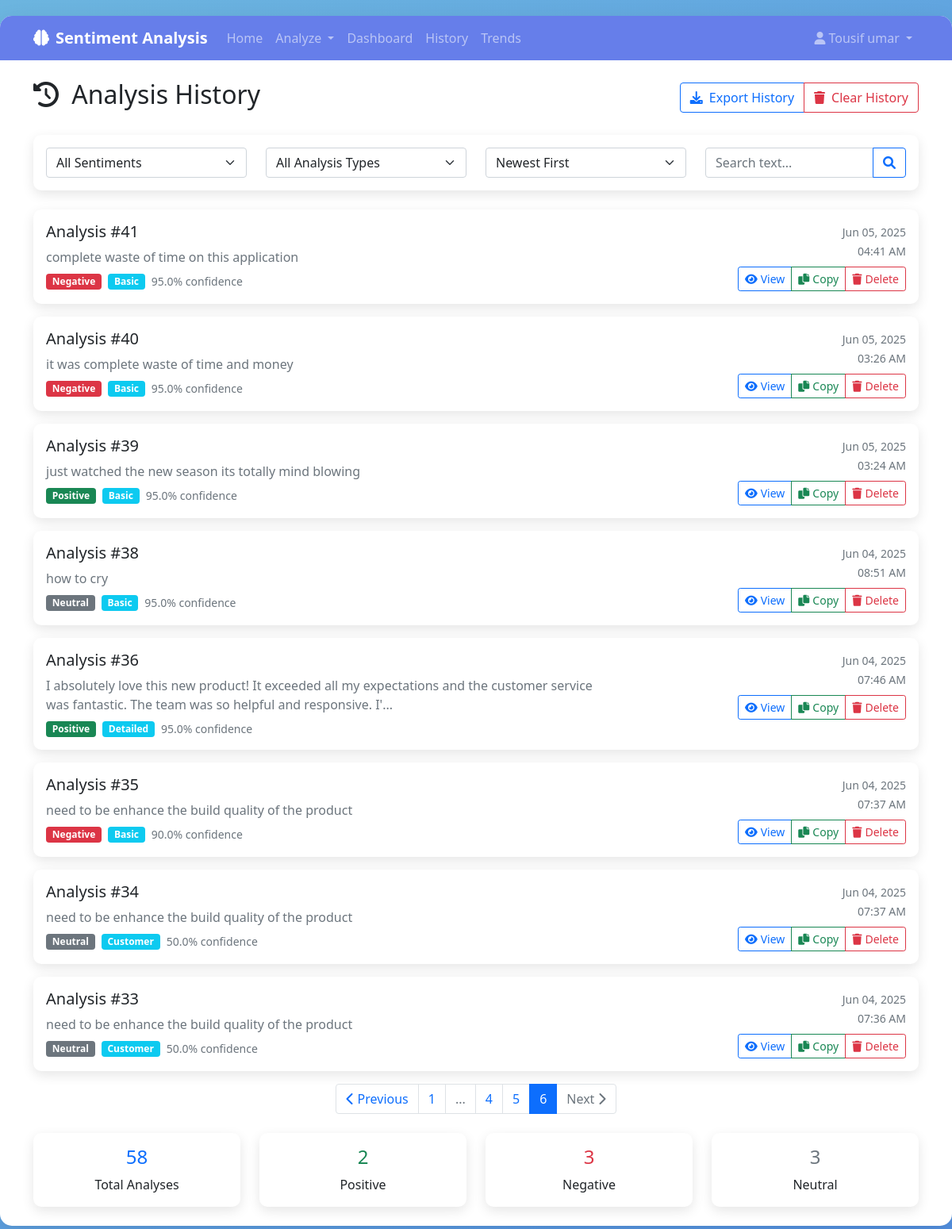
/history?page=6 (signed in), run on the app's committed database.
### app.py (models this page shows)
class SentimentAnalysis(db.Model):
    id = db.Column(db.Integer, primary_key=True)
    user_id = db.Column(db.Integer, db.ForeignKey('user.id'), nullable=True)
    text_content = db.Column(db.Text, nullable=False)
    analysis_type = db.Column(db.String(50), nullable=False)  # basic, detailed, psychological, social
    sentiment = db.Column(db.String(20), nullable=False)  # positive, negative, neutral
    confidence_score = db.Column(db.Float, nullable=False)
    emotions = db.Column(db.Text, nullable=True)  # JSON string of emotions
    psychological_insights = db.Column(db.Text, nullable=True)
    keywords = db.Column(db.Text, nullable=True)  # JSON string of keywords
    category = db.Column(db.String(50), nullable=True)
    created_at = db.Column(db.DateTime, default=datetime.utcnow)

### app.py (the view)
@app.route('/history')
def analysis_history():
    if 'user_id' not in session:
        return redirect(url_for('login'))
    page = request.args.get('page', 1, type=int)
    analyses = SentimentAnalysis.query.filter_by(user_id=session['user_id']).order_by(SentimentAnalysis.created_at.desc()).paginate(
        page=page, per_page=10, error_out=False)
    return render_template('history.html', analyses=analyses)

### templates/history.html (shortened to what this page needs)
{% extends "base.html" %}
{% block content %}
<div class="row">
    <div class="col-12">
        <div class="d-flex justify-content-between align-items-center mb-4">
            <h2>
                <i class="fas fa-history me-2"></i>
                Analysis History
            </h2>
            <div class="btn-group">
                <button class="btn btn-outline-primary" onclick="exportHistory()">
                    <i class="fas fa-download me-2"></i>Export History
                </button>
                <button class="btn btn-outline-danger" onclick="clearHistory()">
                    <i class="fas fa-trash me-2"></i>Clear History
                </button>
            </div>
        </div>
    </div>
</div>
<div class="card mb-4">
    <div class="card-body">
        <div class="row align-items-center">
            <div class="col-md-3">
                <select class="form-select" id="filterSentiment" onchange="applyFilters()">
                    <option value="all">All Sentiments</option>
                </select>
            </div>
            <div class="col-md-3">
                <select class="form-select" id="filterType" onchange="applyFilters()">
                    <option value="all">All Analysis Types</option>
                </select>
            </div>
            <div class="col-md-3">
                <select class="form-select" id="sortBy" onchange="applyFilters()">
                    <option value="newest">Newest First</option>
                </select>
            </div>
            <div class="col-md-3">
                <div class="input-group">
                    <input type="text" class="form-control" id="searchText" placeholder="Search text...">
                    <button class="btn btn-outline-primary" type="button" onclick="applyFilters()">
                        <i class="fas fa-search"></i>
                    </button>
                </div>
            </div>
        </div>
    </div>
</div>
{% if analyses.items %}
<div id="analysisContainer">
    {% for analysis in analyses.items %}
    <div class="card mb-3 analysis-item"
         data-sentiment="{{ analysis.sentiment }}"
         data-type="{{ analysis.analysis_type }}"
         data-date="{{ analysis.created_at.isoformat() }}"
         data-confidence="{{ analysis.confidence_score }}">
        <div class="card-body">
            <div class="row">
                <div class="col-md-8">
                    <h5 class="card-title mb-2">Analysis #{{ analysis.id }}</h5>
                    <p class="card-text text-muted mb-2">
                        {{ analysis.text_content[:150] }}{% if analysis.text_content|length > 150 %}...{% endif %}
                    </p>
                    <div class="d-flex align-items-center">
                        <span class="badge bg-{{ 'success' if analysis.sentiment == 'positive' else 'danger' if analysis.sentiment == 'negative' else 'secondary' }} me-2">
                            {{ analysis.sentiment|title }}
                        </span>
                        <span class="badge bg-info me-2">{{ analysis.analysis_type|title }}</span>
                        <small class="text-muted">{{ (analysis.confidence_score * 100)|round }}% confidence</small>
                    </div>
                </div>
                <div class="col-md-4 text-end">
                    <div class="mb-2">
                        <small class="text-muted">
                            {{ analysis.created_at.strftime('%b %d, %Y') }}<br>
                            {{ analysis.created_at.strftime('%I:%M %p') }}
                        </small>
                    </div>
                    <div class="btn-group" role="group">
                        <a href="{{ url_for('view_analysis', analysis_id=analysis.id) }}" class="btn btn-outline-primary btn-sm">
                            <i class="fas fa-eye me-1"></i>View
                        </a>
                        <button class="btn btn-outline-success btn-sm" onclick="copyAnalysis({{ analysis.id }})">
                            <i class="fas fa-copy me-1"></i>Copy
                        </button>
                        <button class="btn btn-outline-danger btn-sm" onclick="deleteAnalysis({{ analysis.id }})">
                            <i class="fas fa-trash me-1"></i>Delete
                        </button>
                    </div>
                </div>
            </div>
        </div>
    </div>
    {% endfor %}
</div>
<nav aria-label="Analysis history pagination">
    <ul class="pagination justify-content-center">
        {% if analyses.has_prev %}
        <li class="page-item">
            <a class="page-link" href="{{ url_for('analysis_history', page=analyses.prev_num) }}">
                <i class="fas fa-chevron-left"></i> Previous
            </a>
        </li>
        {% else %}
        <li class="page-item disabled">
            <span class="page-link"><i class="fas fa-chevron-left"></i> Previous</span>
        </li>
        {% endif %}
        {% for page_num in analyses.iter_pages(left_edge=1, right_edge=1, left_current=2, right_current=2) %}
            {% if page_num %}
                {% if page_num == analyses.page %}
                <li class="page-item active">
                    <span class="page-link">{{ page_num }}</span>
                </li>
                {% else %}
                <li class="page-item">
                    <a class="page-link" href="{{ url_for('analysis_history', page=page_num) }}">{{ page_num }}</a>
                </li>
                {% endif %}
            {% else %}
                <li class="page-item disabled">
                    <span class="page-link">...</span>
                </li>
            {% endif %}
        {% endfor %}
        {% if analyses.has_next %}
        <li class="page-item">
            <a class="page-link" href="{{ url_for('analysis_history', page=analyses.next_num) }}">
                Next <i class="fas fa-chevron-right"></i>
            </a>
        </li>
        {% else %}
        <li class="page-item disabled">
            <span class="page-link">Next <i class="fas fa-chevron-right"></i></span>
        </li>
        {% endif %}
    </ul>
</nav>
<div class="row mt-4">
    <div class="col-md-3">
        <div class="card text-center">
            <div class="card-body">
                <h4 class="text-primary">{{ analyses.total }}</h4>
                <p class="mb-0">Total Analyses</p>
            </div>
        </div>
    </div>
    <div class="col-md-3">
        <div class="card text-center">
            <div class="card-body">
                <h4 class="text-success">{{ analyses.items|selectattr('sentiment', 'equalto', 'positive')|list|length }}</h4>
                <p class="mb-0">Positive</p>
            </div>
        </div>
    </div>
    <div class="col-md-3">
        <div class="card text-center">
            <div class="card-body">
                <h4 class="text-danger">{{ analyses.items|selectattr('sentiment', 'equalto', 'negative')|list|length }}</h4>
                <p class="mb-0">Negative</p>
            </div>
        </div>
    </div>
    <div class="col-md-3">
        <div class="card text-center">
            <div class="card-body">
                <h4 class="text-secondary">{{ analyses.items|selectattr('sentiment', 'equalto', 'neutral')|list|length }}</h4>
                <p class="mb-0">Neutral</p>
            </div>
        </div>
    </div>
</div>
{% endif %}
{% endblock %}

### templates/base.html (style rules this page uses)
body { background: linear-gradient(135deg, #6cb5df 0%, #5390e0 100%); min-height: 100vh; font-family: 'Segoe UI', Tahoma, Geneva, Verdana, sans-serif; }
.card { border: none; box-shadow: 0 5px 15px rgba(0,0,0,0.1); border-radius: 10px; }

### data on the page
SentimentAnalysis: id "41", text_content "complete waste of time on this application", sentiment "Negative", analysis_type "Basic", (analysis.confidence_score*100)|round "95.0", created_at "Jun 05, 2025", created_at "04:41 AM"
SentimentAnalysis: id "40", text_content "it was complete waste of time and money", sentiment "Negative", analysis_type "Basic", (analysis.confidence_score*100)|round "95.0", created_at "Jun 05, 2025", created_at "03:26 AM"
SentimentAnalysis: id "39", text_content "just watched the new season its totally mind blowing", sentiment "Positive", analysis_type "Basic", (analysis.confidence_score*100)|round "95.0", created_at "Jun 05, 2025", created_at "03:24 AM"
SentimentAnalysis: id "38", text_content "how to cry", sentiment "Neutral", analysis_type "Basic", (analysis.confidence_score*100)|round "95.0", created_at "Jun 04, 2025", created_at "08:51 AM"
SentimentAnalysis: id "36", text_content "I absolutely love this new product! It exceeded all my expectations and the customer service was fantastic. The team was so helpful and responsive. I'", sentiment "Positive", analysis_type "Detailed", (analysis.confidence_score*100)|round "95.0", created_at "Jun 04, 2025", created_at "07:46 AM"
SentimentAnalysis: id "35", text_content "need to be enhance the build quality of the product", sentiment "Negative", analysis_type "Basic", (analysis.confidence_score*100)|round "90.0", created_at "Jun 04, 2025", created_at "07:37 AM"
SentimentAnalysis: id "34", text_content "need to be enhance the build quality of the product", sentiment "Neutral", analysis_type "Customer", (analysis.confidence_score*100)|round "50.0", created_at "Jun 04, 2025", created_at "07:37 AM"
SentimentAnalysis: id "33", text_content "need to be enhance the build quality of the product", sentiment "Neutral", analysis_type "Customer", (analysis.confidence_score*100)|round "50.0", created_at "Jun 04, 2025", created_at "07:36 AM"

### other printed values
{{ session.user_name }} "Tousif umar"
{{ page_num }} "1" "4" "5"
{{ page_num }} "6"
{{ analyses.total }} "58"
